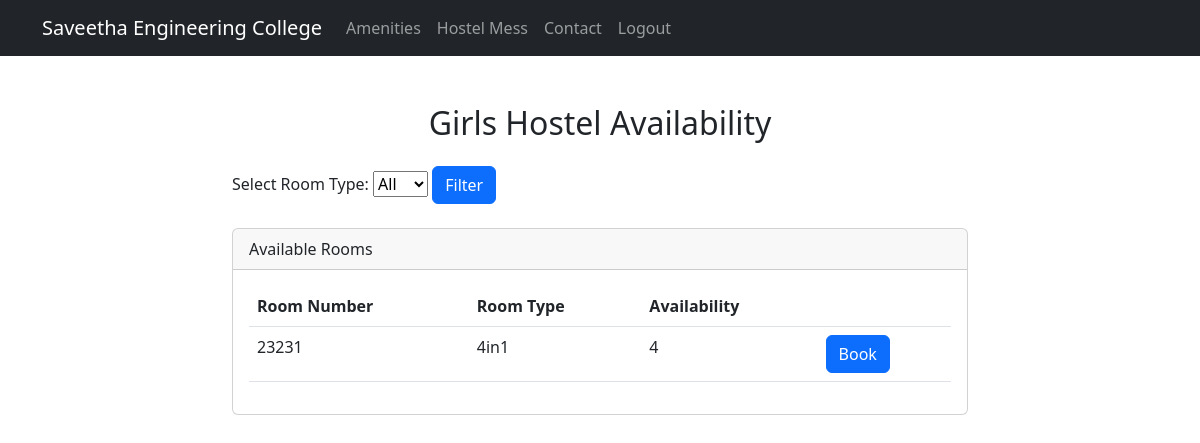
The page /availability/girls/ (signed in) on the database its author committed.
### SelectionApp/models.py (models this page shows, shortened)
class Room(models.Model):
    hostel = models.ForeignKey(Hostel, on_delete=models.CASCADE)
    room_number = models.CharField(max_length=10)
    room_type = models.CharField(max_length=10, blank=True)
    availability = models.PositiveIntegerField(default=0)

### SelectionApp/views.py (the view)
# urls.py: path('availability/<str:hostel>/', views.availability, name='availability'),
@login_required(login_url='login')
def availability(request, hostel):
    if hostel == 'boys':
        return availability_boys(request)
    elif hostel == 'girls':
        return availability_girls(request)
    else:
        return redirect('home')

### SelectionApp/views.py (called while the page is built)
@login_required(login_url='login')
def availability_girls(request):
    girls_hostel = Hostel.objects.get(name='girls')
    girls_rooms = Room.objects.filter(hostel=girls_hostel, availability__gt=0)
    room_types = Room.objects.filter(hostel=girls_hostel, availability__gt=0).values_list('room_type', flat=True).distinct()
    if request.method == 'GET':
        room_type_filter = request.GET.get('room_type')
        if room_type_filter:
            girls_rooms = girls_rooms.filter(room_type=room_type_filter)
    return render(request, 'availability_girls.html', {'rooms': girls_rooms, 'room_types': room_types})

### SelectionApp/templates/availability_girls.html (shortened to what this page needs)
{% extends 'base.html' %}
{% block content %}
    <div class="row justify-content-center">
        <div class="col-md-8">
            <h2 class="text-center my-4">Girls Hostel Availability</h2>
            <form method="GET" action="{% url 'availability' hostel='girls' %}">
                <label for="room_type">Select Room Type:</label>
                <select name="room_type" id="room_type">
                    <option value="">All</option>
                </select>
                <button type="submit" class="btn btn-primary">Filter</button>
            </form>
            <div class="card mt-4">
                <div class="card-header">
                    Available Rooms
                </div>
                <div class="card-body">
                    <table class="table">
                        <thead>
                            <tr>
                                <th scope="col">Room Number</th>
                                <th scope="col">Room Type</th>
                                <th scope="col">Availability</th>
                                <th scope="col"></th>
                            </tr>
                        </thead>
                        <tbody>
                            {% for room in rooms %}
                                <tr>
                                    <td>{{ room.room_number }}</td>
                                    <td>{{ room.room_type }}</td>
                                    <td>{{ room.availability }}</td>
                                    <td>
                                        <a href="{% url 'room_form' room_id=room.id %}" class="btn btn-primary">Book</a>
                                    </td>
                                </tr>
                            {% endfor %}
                        </tbody>
                    </table>
                </div>
            </div>
        </div>
    </div>
{% endblock %}

### rows shown on the page
Room: room_number "23231", room_type "4in1", availability "4"
